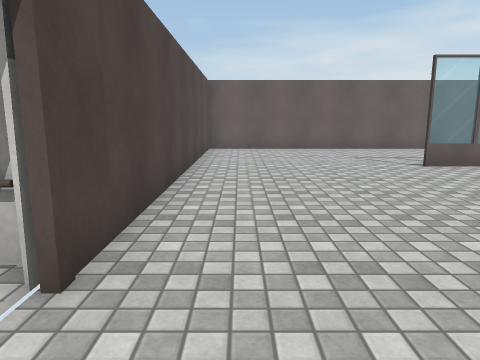
View 1 (above)

19 first-person views from a walk through a scene from a Unity 3-D project. The camera is 1.3 m above the floor, tilts 10° down and sees 70° across. The floor is counted in squares, 1 m on a side. Each view is taken from the middle of a square. On the plan, view 1 faces up. The plan holds only what a view shows up to about 15 squares ahead; the rest is blank. The player is left out. Some animated figures are left out. Some surface patterns are stand-ins.

View 2
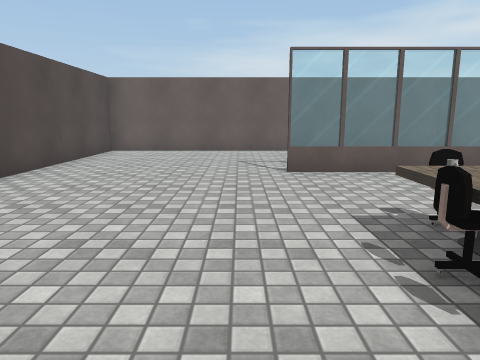

View 3
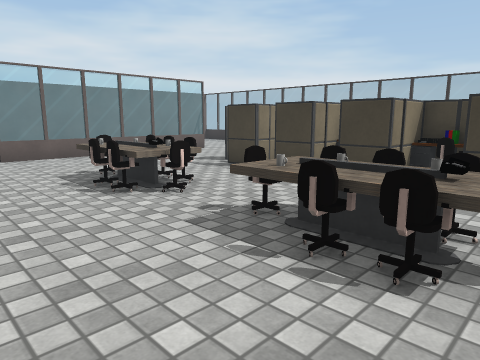

View 4
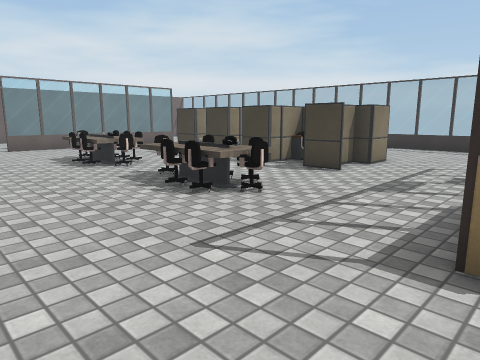

View 5
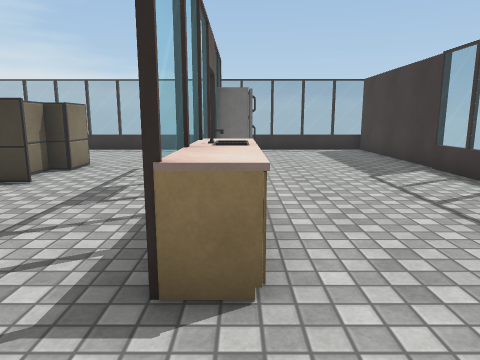

View 6
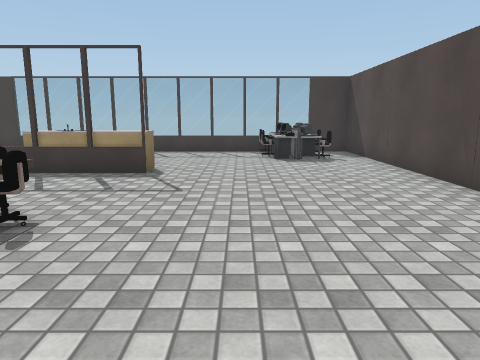

View 7
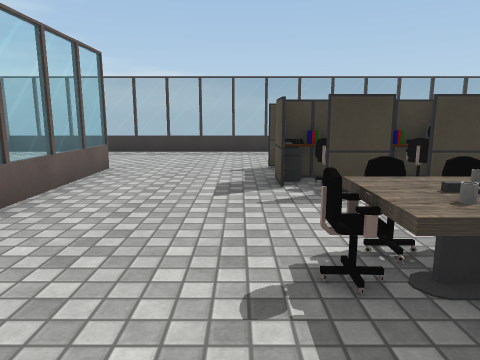

View 8
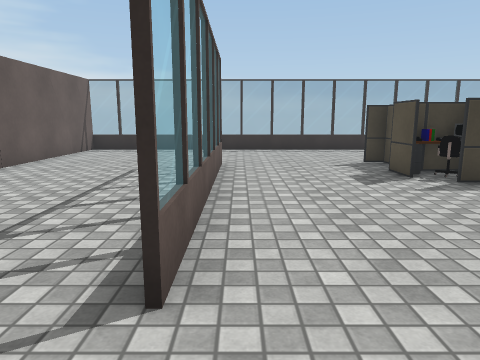

View 9
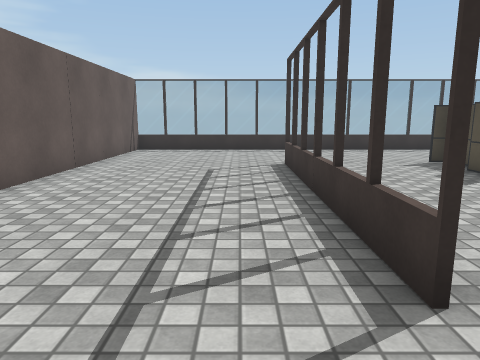

View 10
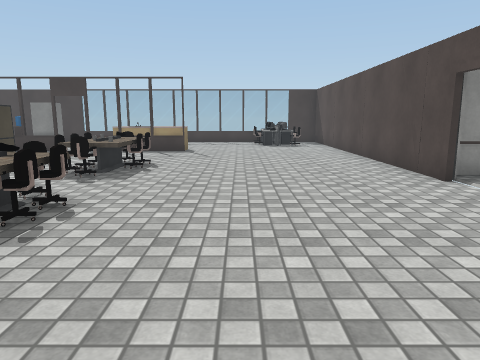

View 11
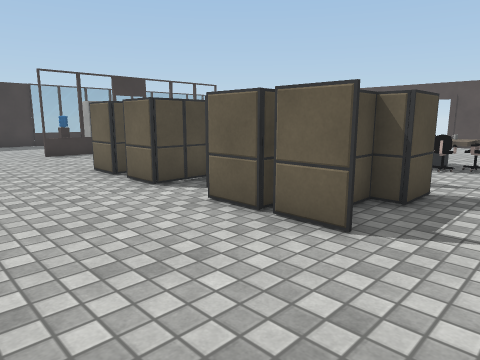

View 12
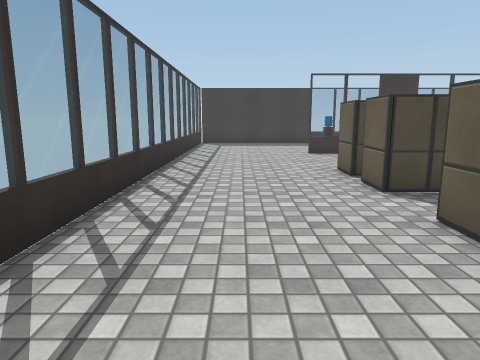

View 13
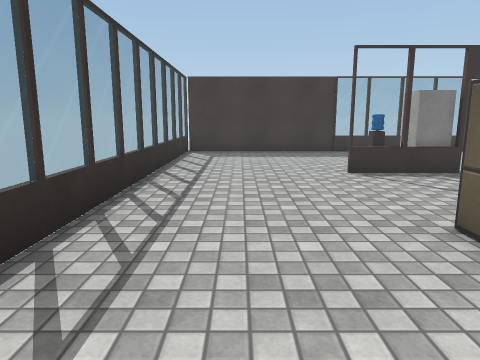

View 14
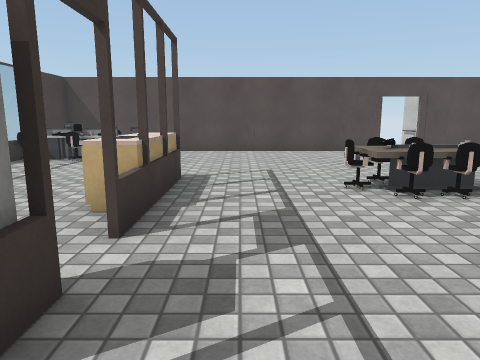

View 15
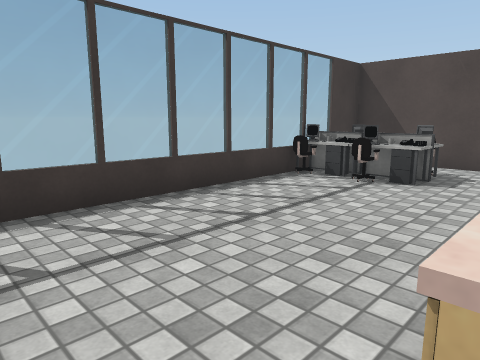

View 16
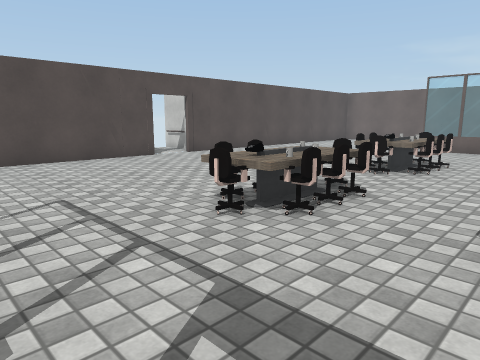

View 17
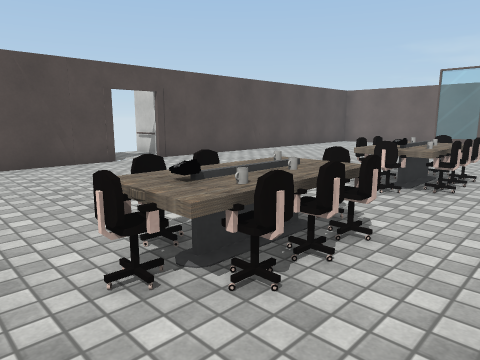

View 18
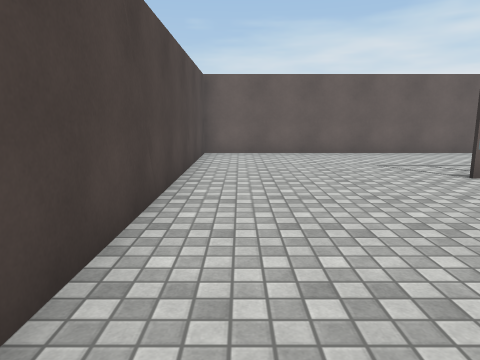

View 19
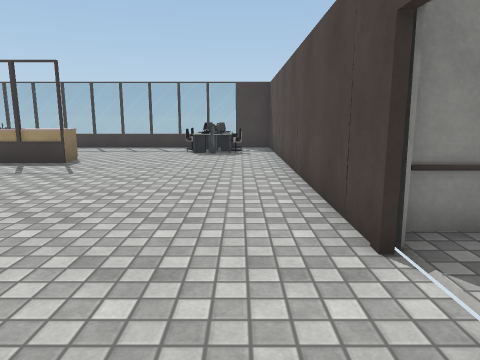

### Floor plan
Points are (right, up) in squares from view 1. A wall is a line through its corners. A room is listed if a view was taken in it or the views show most of it. See-through windows are left out.
Room 1 (views 1, 2, 3, 4, 5, 6, 7, 8, 9, 10, 11, 12, 13, 14, 15, 16, 17, 18, 19)
walls: (5.1, 9.7) (13.2, 9.7); (9.4, -6.5) (5.2, -6.5); (10.5, -6.3) (13.4, -6.3); (5.2, -6.3) (9.5, -6.3); (13.2, 9.5) (5.1, 9.5); (-1.4, -0.4) (-1.4, -12.2) (0.2, -12.2); (2.5, -12.2) (18.2, -12.2) (18.2, 15.5) (-1.4, 15.5) (-1.4, 3.4)
objects: other object (-3, 0) to (-2, 1); other object (-3, 3) to (-2, 3); other object (0, -11); chair (0, -10); monitor (1, -12); other object (1, -11); other object (1, -10); monitor (1, -9); chair (2, -12); other object (2, -11); table (2, -10); chair (2, -9); other object (3, -10); cupboard (5, -7) to (7, -7); chair (5, 0); chair (5, 5); table (6, -3); chair (6, -2); chair (6, -1); other object (6, 0); table (6, 2); chair (6, 3); chair (6, 4); cup (6, 5); chair (7, -3); cup (7, -2); chair (7, -1); chair (7, 0); chair (7, 2); other object (7, 3); chair (7, 4); chair (7, 5); other object (8, -7); chair (8, -2); other object (8, -1); chair (8, 3); other object (8, 4); other object (10, -2) to (11, 0); other object (10, 0) to (11, 1); other object (10, 2) to (12, 3); other object (10, 3) to (11, 5); fridge (11, -7); water cooler (12, -7); other object (12, -3) to (13, -1); other object (12, 0) to (13, 1); other object (12, 2) to (13, 4); other object (12, 5) to (13, 5)

Positions as (right, up) in squares from view 1, and headings:
1: (0, 0), facing up
2: (4, 1), facing up
3: (3, -3), facing up-right
4: (2, -7), facing up-right
5: (3, -7), facing right
6: (3, 2), facing down
7: (4, 6), facing right
8: (3, 9), facing right
9: (3, 11), facing right
10: (3, 8), facing down
11: (17, 7), facing down-left
12: (16, 7), facing down
13: (16, 2), facing down
14: (13, -5), facing left
15: (9, -7), facing down-left
16: (10, -6), facing up-left
17: (9, -4), facing up-left
18: (0, 2), facing up
19: (0, 4), facing down
